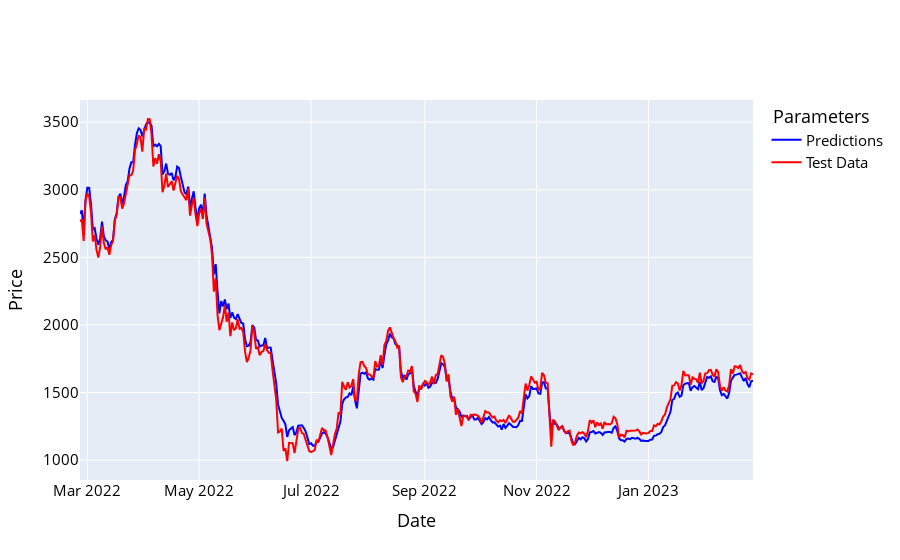

Write notebook code for a chart like this one.
### Code cell
names = cycle(['Predictions', 'Test Data'])

fig = go.Figure()
fig.add_trace(go.Scatter(x=y_test_df.index, y=y_pred_df['Adj Close'], name='Predictions',
                         line=dict(width=2, color='blue')))
fig.add_trace(go.Scatter(x=y_test_df.index, y=y_test_df['Adj Close'], name='Test Data',
                         line=dict(width=2, color='red')))
fig.update_layout(xaxis_title='Date', yaxis_title='Price',
                  font_size=15, font_color='black', legend_title_text=' Parameters')
fig.show()

### Figure 1 — Plotly figure (JSON) as saved in the notebook; plotly's stock layout.template omitted (floating-point values rounded to 4 significant figures; data arrays with more than 128 entries replaced by an {"elided": "..."} marker saying what was removed)
{"data": [{"line": {"color": "blue", "width": 2}, "name": "Predictions", "type": "scatter", "x": {"elided": "368 str values"}, "y": {"elided": "368 float values"}}, {"line": {"color": "red", "width": 2}, "name": "Test Data", "type": "scatter", "x": {"elided": "368 str values"}, "y": {"elided": "368 float values"}}], "layout": {"font": {"color": "black", "size": 15}, "legend": {"title": {"text": " Parameters"}}, "xaxis": {"title": {"text": "Date"}}, "yaxis": {"title": {"text": "Price"}}}}
